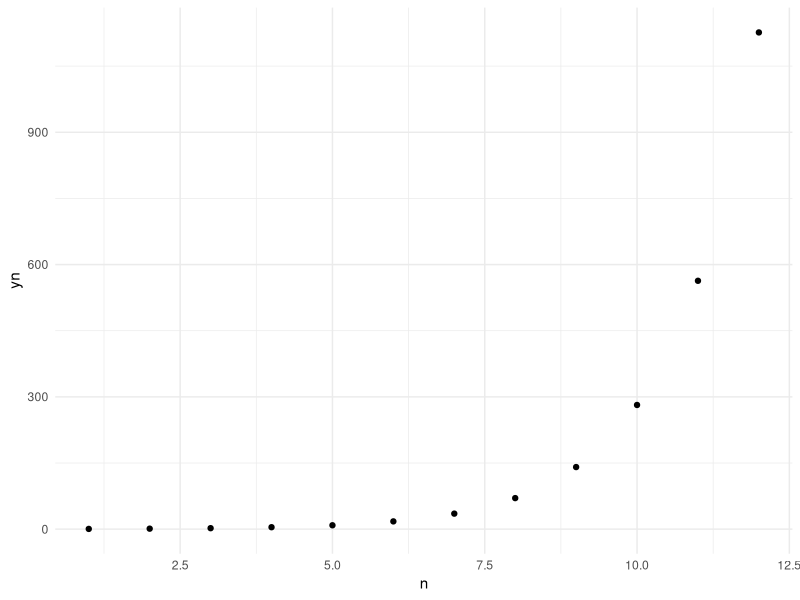
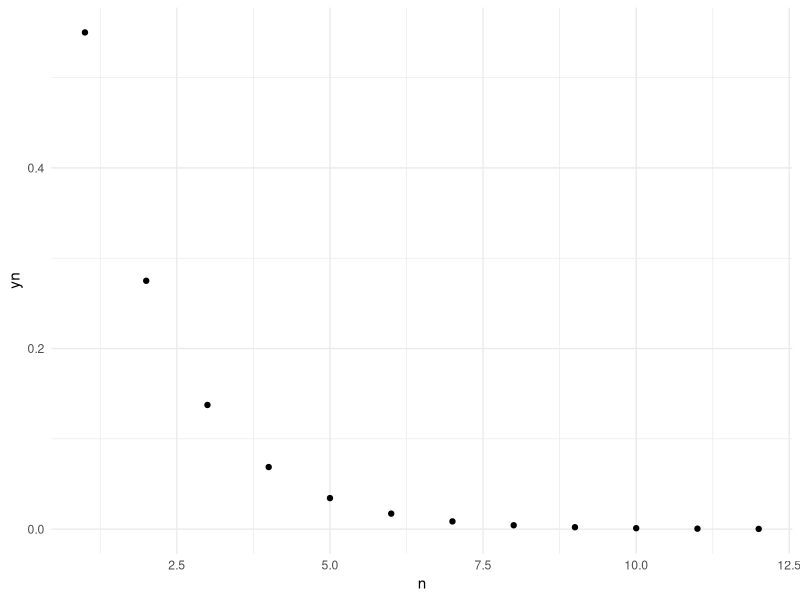
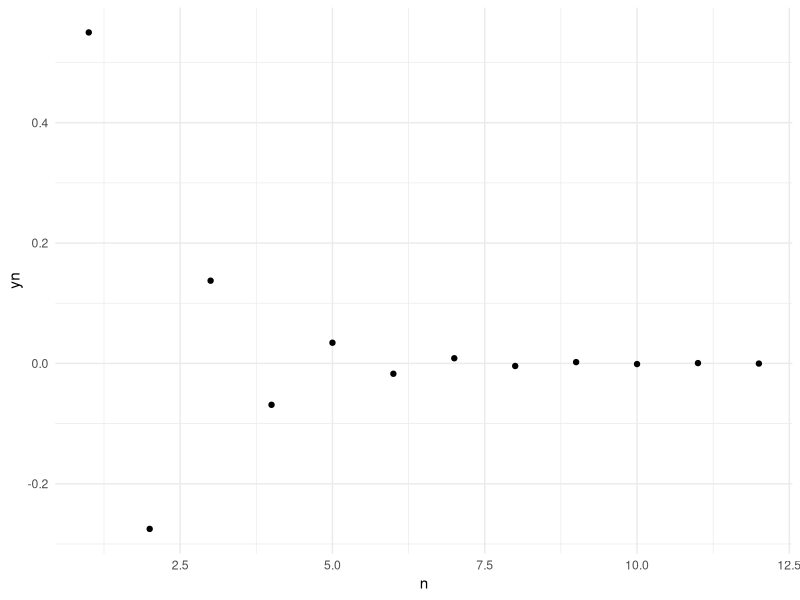
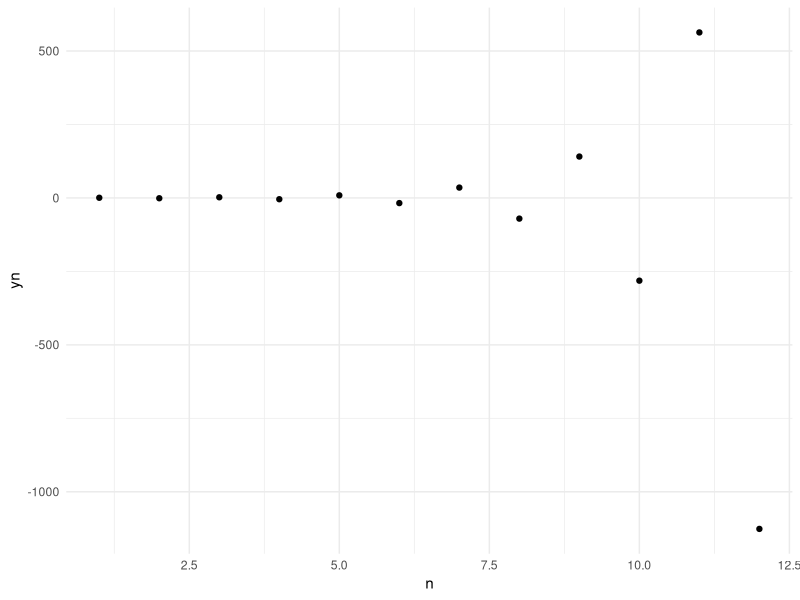
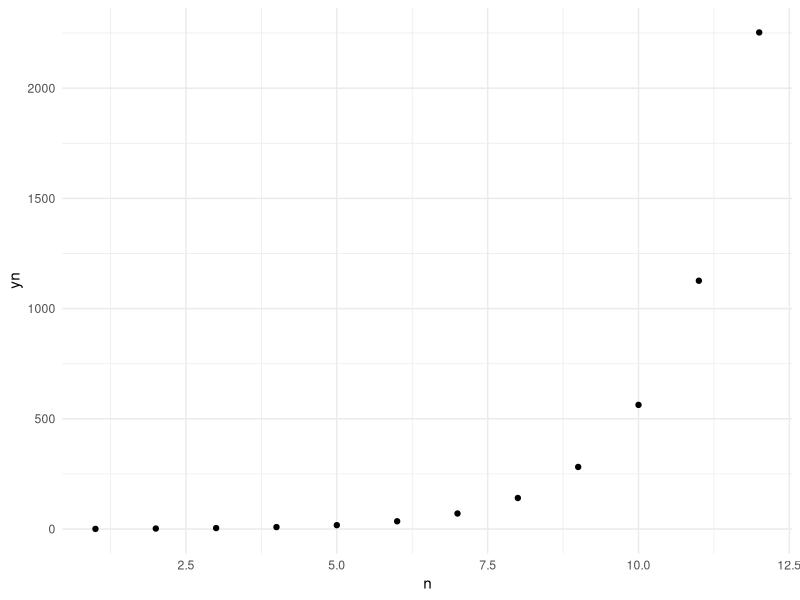
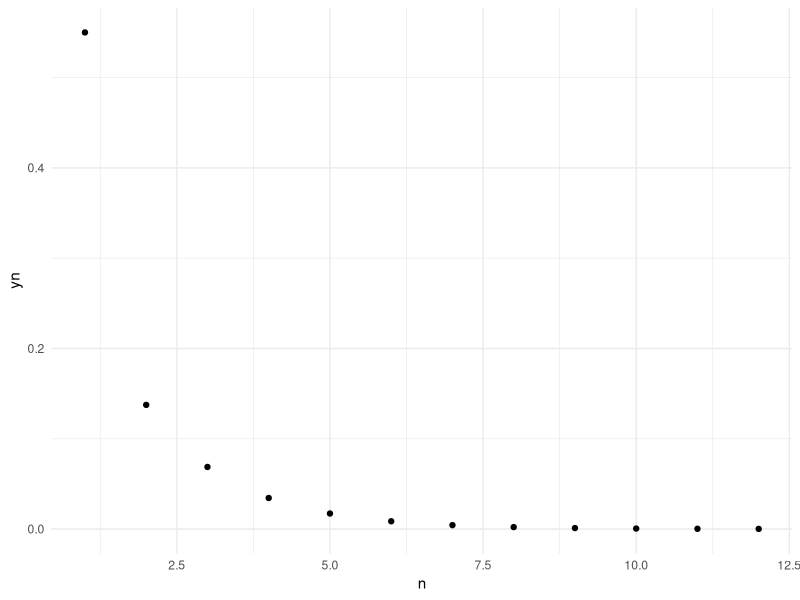
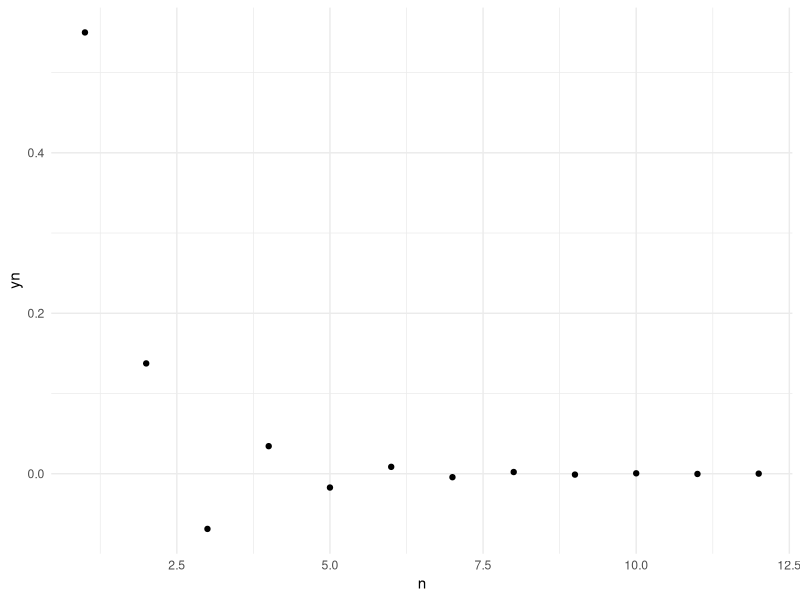
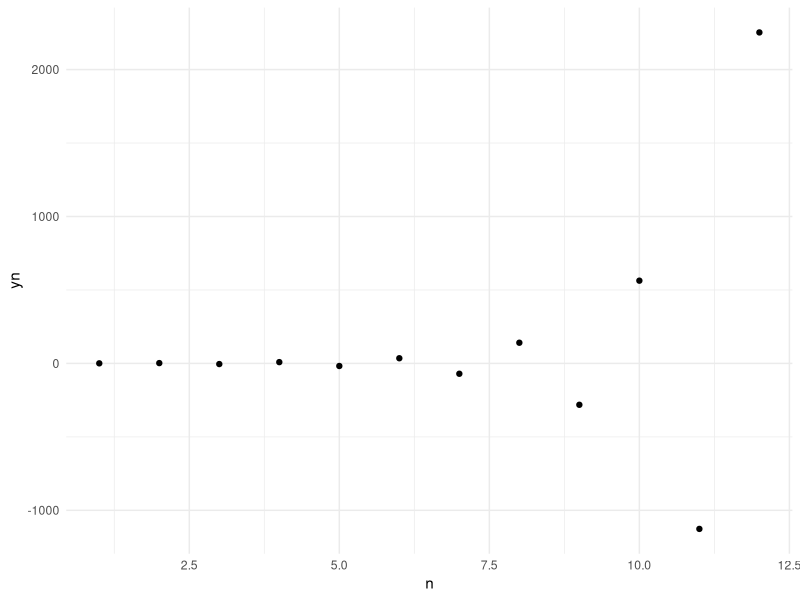

Write R code to recreate these figures, in order.
# Clear the environment
rm(list = ls())

# Introduction to Discrete-Time Models
packages <- c("dplyr", "tidyverse", "readxl", "ggplot2", "ggpubr", "patchwork")

# Install required packages
install_load_packages <- function(list_of_packages){
  for (package in list_of_packages){
    if (! package %in% installed.packages()){
      install.packages(package)
    }
    library(package, character.only = TRUE)
  }
}

install_load_packages(packages)

# Visualise the behaviour for the deviation of the linear difference equation
curve <- function(yn, lam){
  # Define the length of the outputs
  n_length <- length(1:12)
  y <- numeric(n_length)
  
  print(n_length)
  
  lambda <- lam
  y[1] <- yn[1]
  
  for (n in 2:length(y)){
    y[n] <- lambda*y[n-1]
    #y[n+1] <- lambda^n*y[1] #alternative formula
  }
  return(y)
}

# start <- 0.01
# end <- 1
# x_length <- 12

# initiate yn
yn <- 0.55 #seq(start, end, length.out = x_length)

df_curve_1 <- curve(yn, 2)
df_curve_2 <- curve(yn, 0.5)
df_curve_3 <- curve(yn, -0.5)
df_curve_4 <- curve(yn, -2)


# We only care about what happens after the initial condition 
df_curve_a <- data.frame(n <- 1:12, yn = df_curve_1)
df_curve_b <- data.frame(n <- 1:12, yn = df_curve_2)
df_curve_c <- data.frame(n <- 1:12, yn = df_curve_3)
df_curve_d <- data.frame(n <- 1:12, yn = df_curve_4)


# Draw the parabola and the diagonal line
plot_curve <- function(curve){
  ggplot(curve, aes(x = n, y = yn)) +
    geom_point()+
    theme_minimal()
}

curve_a <- plot_curve(df_curve_a)
curve_b <- plot_curve(df_curve_b)
curve_c <- plot_curve(df_curve_c)
curve_d <- plot_curve(df_curve_d)


curve_a
curve_b
curve_c
curve_d




# Visualise the behaviour for the deviation of the linear difference equation
# Alternative formula
curve <- function(yn, lam){
  # Define the length of the outputs
  n_length <- length(1:12)
  y <- numeric(n_length)
  
  print(n_length)
  
  lambda <- lam
  y[1] <- yn[1]
  
  for (n in 2:length(y)){
    #y[n] <- lambda*y[n-1]
    y[n] <- lambda^n*y[1] #alternative formula
  }
  return(y)
}

# start <- 0.01
# end <- 1
# x_length <- 12

# initiate yn
yn <- 0.55 #seq(start, end, length.out = x_length)

df_curve_1 <- curve(yn, 2)
df_curve_2 <- curve(yn, 0.5)
df_curve_3 <- curve(yn, -0.5)
df_curve_4 <- curve(yn, -2)


# We only care about what happens after the initial condition 
df_curve_a <- data.frame(n <- 1:12, yn = df_curve_1)
df_curve_b <- data.frame(n <- 1:12, yn = df_curve_2)
df_curve_c <- data.frame(n <- 1:12, yn = df_curve_3)
df_curve_d <- data.frame(n <- 1:12, yn = df_curve_4)


# Draw the parabola and the diagonal line
plot_curve <- function(curve){
  ggplot(curve, aes(x = n, y = yn)) +
    geom_point()+
    theme_minimal()
}

curve_a <- plot_curve(df_curve_a)
curve_b <- plot_curve(df_curve_b)
curve_c <- plot_curve(df_curve_c)
curve_d <- plot_curve(df_curve_d)


curve_a
curve_b
curve_c
curve_d

# Combine the plots to see how the dynamics change
curve_a + curve_b + curve_c + curve_d + plot_layout(ncol = 2, nrow = 2)